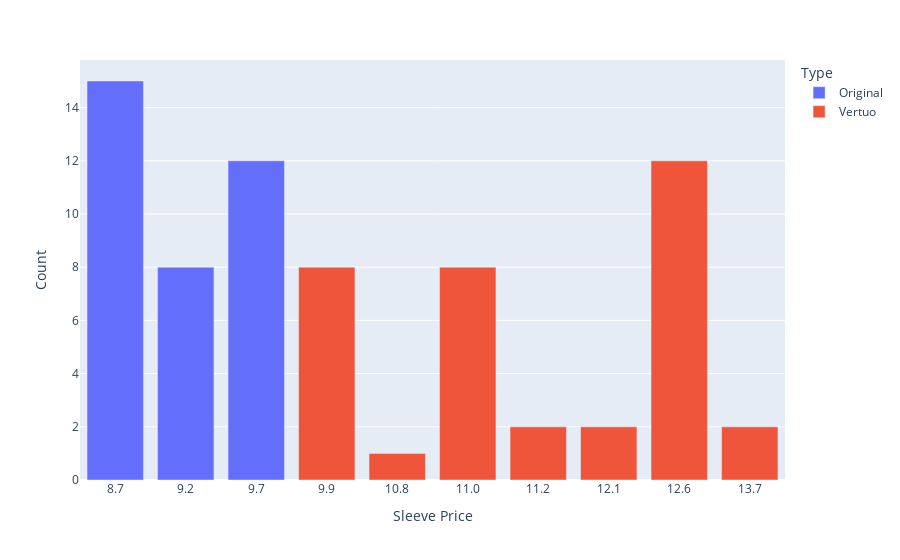

Notebook code cell kept with this figure:
### Code cell
fig = px.bar(
    df_temp2,
    x='Sleeve Price',
    y='Count',
    color='Type'
)

fig.update_layout(
    xaxis = dict(
        tickmode = 'array',
        tickvals = df_temp2['Sleeve Price'],
        ticktext = df_temp2['Sleeve Price']
    )
)
fig.show()

### Figure 1 — Plotly figure (JSON) as saved in the notebook; plotly's stock layout.template omitted (floating-point values rounded to 4 significant figures)
{"data": [{"alignmentgroup": "True", "hovertemplate": "Type=Original<br>Sleeve Price=%{x}<br>Count=%{y}<extra></extra>", "legendgroup": "Original", "marker": {"color": "#636efa", "pattern": {"shape": ""}}, "name": "Original", "offsetgroup": "Original", "orientation": "v", "showlegend": true, "textposition": "auto", "type": "bar", "x": ["8.7", "9.2", "9.7"], "xaxis": "x", "y": [15, 8, 12], "yaxis": "y"}, {"alignmentgroup": "True", "hovertemplate": "Type=Vertuo<br>Sleeve Price=%{x}<br>Count=%{y}<extra></extra>", "legendgroup": "Vertuo", "marker": {"color": "#EF553B", "pattern": {"shape": ""}}, "name": "Vertuo", "offsetgroup": "Vertuo", "orientation": "v", "showlegend": true, "textposition": "auto", "type": "bar", "x": ["9.9", "10.8", "11.0", "11.2", "12.1", "12.6", "13.7"], "xaxis": "x", "y": [8, 1, 8, 2, 2, 12, 2], "yaxis": "y"}], "layout": {"barmode": "relative", "legend": {"title": {"text": "Type"}, "tracegroupgap": 0}, "margin": {"t": 60}, "xaxis": {"anchor": "y", "domain": [0, 1], "tickmode": "array", "ticktext": ["8.7", "9.2", "9.7", "9.9", "10.8", "11.0", "11.2", "12.1", "12.6", "13.7"], "tickvals": ["8.7", "9.2", "9.7", "9.9", "10.8", "11.0", "11.2", "12.1", "12.6", "13.7"], "title": {"text": "Sleeve Price"}}, "yaxis": {"anchor": "x", "domain": [0, 1], "title": {"text": "Count"}}}}
